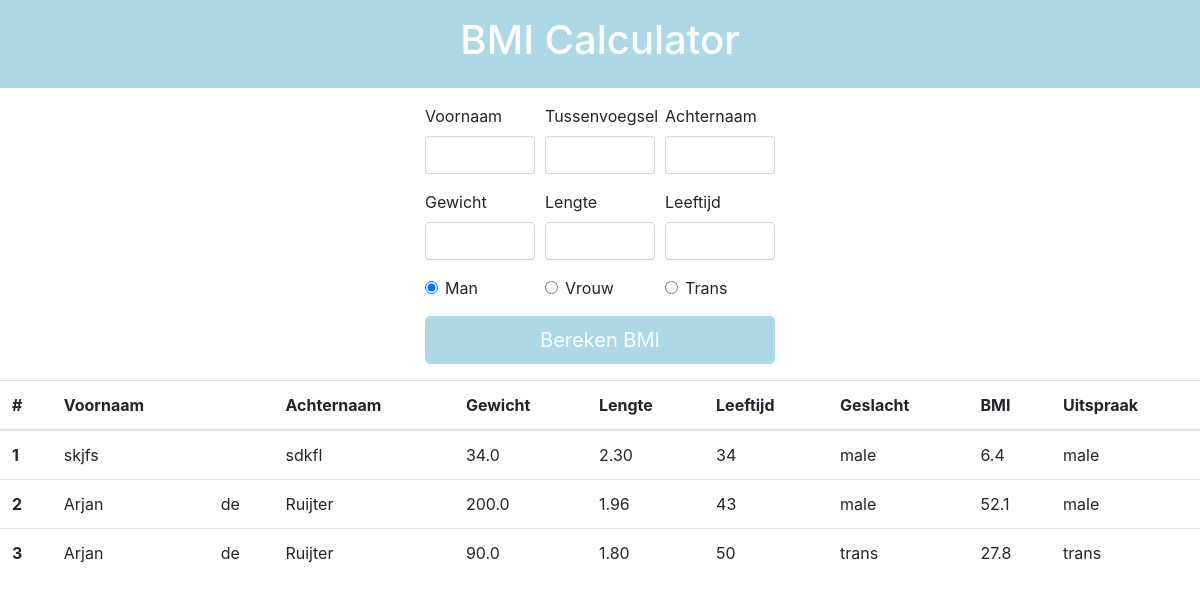
The page / on the database its author committed.
### tables this page shows
CREATE TABLE IF NOT EXISTS `bmi_data` (
  `id` int(10) UNSIGNED NOT NULL AUTO_INCREMENT COMMENT 'Primary key for id',
  `firstname` varchar(200) NOT NULL,
  `infix` varchar(50) NOT NULL,
  `lastname` varchar(300) NOT NULL,
  `bodymass` decimal(4,1) NOT NULL,
  `bodylength` decimal(3,2) NOT NULL,
  `age` tinyint(3) UNSIGNED NOT NULL,
  `gender` enum('male','female','trans') NOT NULL,
  PRIMARY KEY (`id`)
);

### classes/class_bmicalculator.php (called while the page is built, shortened)
<?php
class BmiCalculator extends Person {
  private $bodylength;
  private $bodymass;
  public function set_bodymass($bodymass) {
    if ( $bodymass < 2 || $bodymass > 750 ) {
      echo "Uw massa is hoogstwaarschijnlijk niet correct opgegeven";
      $this->bodymass = 0;
    } else {
      $this->bodymass = $bodymass;
    }
  }
  public function __construct($args = []) {
    $bodymass = $args['bodymass'] ?? 0;
    $this->bodylength = $args['bodylength'] ?? 1;
  }
  public function calculate_bmi() {
    return round($this->bodymass / ($this->bodylength * $this->bodylength), 1);
  }
}
?>

### classes/class_dbase.php (the view, shortened to what this page needs)
<?php
class Dbase {
  private $servername = "www.oop-bmi-calculator-am1a.org";
  private $username = "bmi_moderator_am1a";
  private $password = "8tAijvr7zmYvMRII";
  private $dbase = "bmi_calculator_am1a";
  private $conn;
  public function __construct() {
    $this->conn = new mysqli($this->servername, $this->username, $this->password, $this->dbase);
  }
  public function select_all() {
    include("./classes/class_bmicalculator.php");
    $sql = "SELECT * FROM `bmi_data`";
    $result = $this->conn->query($sql);
    while ($row = $result->fetch_assoc()) {
      $bmi_calc = new BmiCalculator(["bodymass" => $row["bodymass"], "bodylength" => $row["bodylength"]]);
      echo "<tr>
              <th scope='row'>".$row["id"] ."</th>
              <td>".$row["firstname"] ."</td>
              <td>".$row["infix"] ."</td>
              <td>".$row["lastname"] ."</td>
              <td>".$row["bodymass"] ."</td>
              <td>".$row["bodylength"] ."</td>
              <td>".$row["age"] ."</td>
              <td>".$row["gender"] ."</td>
              <td>".$bmi_calc->calculate_bmi() ."</td>
              <td>".$row["gender"] ."</td>
            </tr>";
    }
  }
}
?>

### index.php (shortened to what this page needs)
<?php
  include("./classes/class_dbase.php");
  $dbase = new Dbase();
?>
<!doctype html>
<html lang="en">
  <head>
    <link rel="stylesheet" href="https://stackpath.bootstrapcdn.com/bootstrap/4.3.1/css/bootstrap.min.css">
    <link rel="stylesheet" href="./css/style.css">
  </head>
  <body>
    <main>
      <section class="container-fluid">
        <h1>BMI Calculator</h1>
      </section>
      <section class="container">
        <div class="row">
          <div class="col-4"></div>
          <div class="col-4">
            <form action="./calculate_bmi.php" method="post">
              <div class="form-row">
                <div class="form-group col-4">
                  <label for="firstname">Voornaam</label>
                  <input type="text" class="form-control" id="firstname" placeholder="" name="firstname" required>
                </div>
                <div class="form-group col-4">
                  <label for="infix">Tussenvoegsel</label>
                  <input type="text" class="form-control" id="infix" placeholder="" name="infix">
                </div>
                <div class="form-group col-4">
                  <label for="lastname">Achternaam</label>
                  <input type="text" class="form-control" id="lastname" placeholder="" name="lastname" required>
                </div>
              </div>
              <div class="form-row">
                <div class="form-group col-4">
                  <label for="bodymass">Gewicht</label>
                  <input type="number" step="any" class="form-control" id="bodymass" placeholder="" name="bodymass" min="0" max="800" required>
                </div>
                <div class="form-group col-4">
                  <label for="bodylength">Lengte</label>
                  <input type="number" step="any" class="form-control" id="bodylength" placeholder="" name="bodylength" min="0.81" max="2.80" required>
                </div>
                <div class="form-group col-4">
                  <label for="age">Leeftijd</label>
                  <input type="number" class="form-control" id="age" placeholder="" name="age" min="0" max="150" required >
                </div>
              </div>
              <div class="form-row">
                <div class="form-group col-4">
                  <div class="form-check">
                      <input class="form-check-input" type="radio" name="gender" id="exampleRadios1" value="male" checked>
                      <label class="form-check-label" for="exampleRadios1">
                        Man
                      </label>
                  </div>
                </div>
                <div class="form-group col-4">
                  <div class="form-check">
                      <input class="form-check-input" type="radio" name="gender" id="exampleRadios2" value="female">
                      <label class="form-check-label" for="exampleRadios2">
                        Vrouw
                      </label>
                  </div>
                </div>
                <div class="form-group col-4">
                  <div class="form-check">
                      <input class="form-check-input" type="radio" name="gender" id="exampleRadios3" value="trans">
                      <label class="form-check-label" for="exampleRadios3">
                        Trans
                      </label>
                  </div>
                </div>
              </div>
              <div class="form-row">
                <div class="form-group col-12">
                  <button type="submit" class="btn btn-primary btn-lg btn-block">Bereken BMI</button>
                </div>
              </div>
            </form>
          </div>
          <div class="col-4"></div>
        </div>
      </section>
      <section>
        <table class="table table-hover">
          <thead>
            <tr>
              <th scope="col">#</th>
              <th scope="col">Voornaam</th>
              <th scope="col"></th>
              <th scope="col">Achternaam</th>
              <th scope="col">Gewicht</th>
              <th scope="col">Lengte</th>
              <th scope="col">Leeftijd</th>
              <th scope="col">Geslacht</th>
              <th scope="col">BMI</th>
              <th scope="col">Uitspraak</th>
            </tr>
          </thead>
          <tbody>
            <?php $dbase->select_all(); ?>
          </tbody>
        </table>
      </section>
    </main>
  </body>
</html>

### css/style.css (style rules this page uses)
.container-fluid { background-color: lightblue; color: white; padding: 1em; text-align: center; margin-bottom: 1em; }
.btn-primary { background-color: lightblue; border-color: lightblue; }

### rows shown on the page
bmi_data: id "1", firstname "skjfs", lastname "sdkfl", bodymass "34.0", bodylength "2.30", age "34", gender "male", calculate_bmi "6.4"
bmi_data: id "2", firstname "Arjan", infix "de", lastname "Ruijter", bodymass "200.0", bodylength "1.96", age "43", gender "male", calculate_bmi "52.1"
bmi_data: id "3", firstname "Arjan", infix "de", lastname "Ruijter", bodymass "90.0", bodylength "1.80", age "50", gender "trans", calculate_bmi "27.8"
